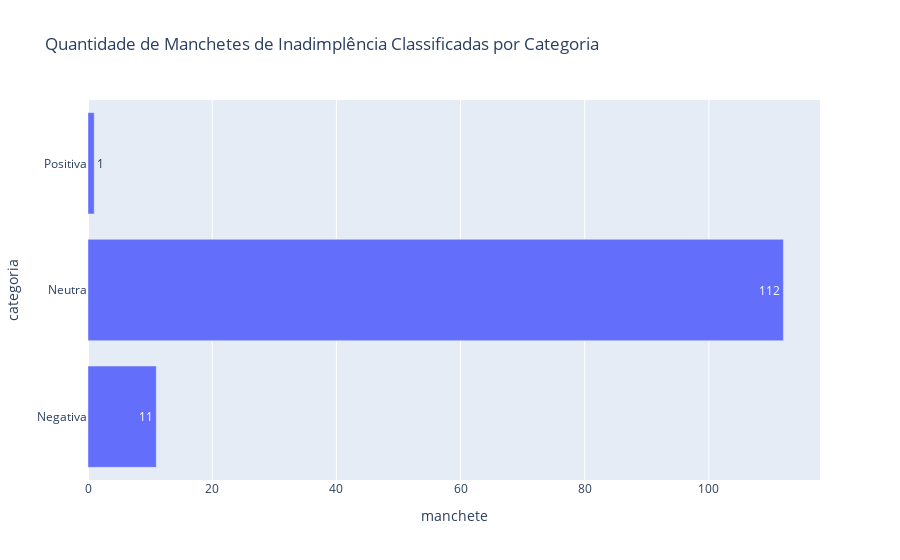

Notebook code for this chart:
### Code cell
df_grouped = df.groupby('categoria', as_index=False).count()

fig = px.bar(df_grouped,
            x = 'manchete',
            y = 'categoria',
            text_auto=True,
            title='Quantidade de Manchetes de Inadimplência Classificadas por Categoria'
            )

fig

### Figure 1 — Plotly figure (JSON) as saved in the notebook; plotly's stock layout.template omitted (floating-point values rounded to 4 significant figures)
{"data": [{"alignmentgroup": "True", "hovertemplate": "manchete=%{x}<br>categoria=%{y}<extra></extra>", "legendgroup": "", "marker": {"color": "#636efa", "pattern": {"shape": ""}}, "name": "", "offsetgroup": "", "orientation": "h", "showlegend": false, "textposition": "auto", "texttemplate": "%{x}", "type": "bar", "x": [11, 112, 1], "xaxis": "x", "y": ["Negativa", "Neutra", "Positiva"], "yaxis": "y"}], "layout": {"barmode": "relative", "legend": {"tracegroupgap": 0}, "title": {"text": "Quantidade de Manchetes de Inadimplência Classificadas por Categoria"}, "xaxis": {"anchor": "y", "domain": [0, 1], "title": {"text": "manchete"}}, "yaxis": {"anchor": "x", "domain": [0, 1], "title": {"text": "categoria"}}}}
